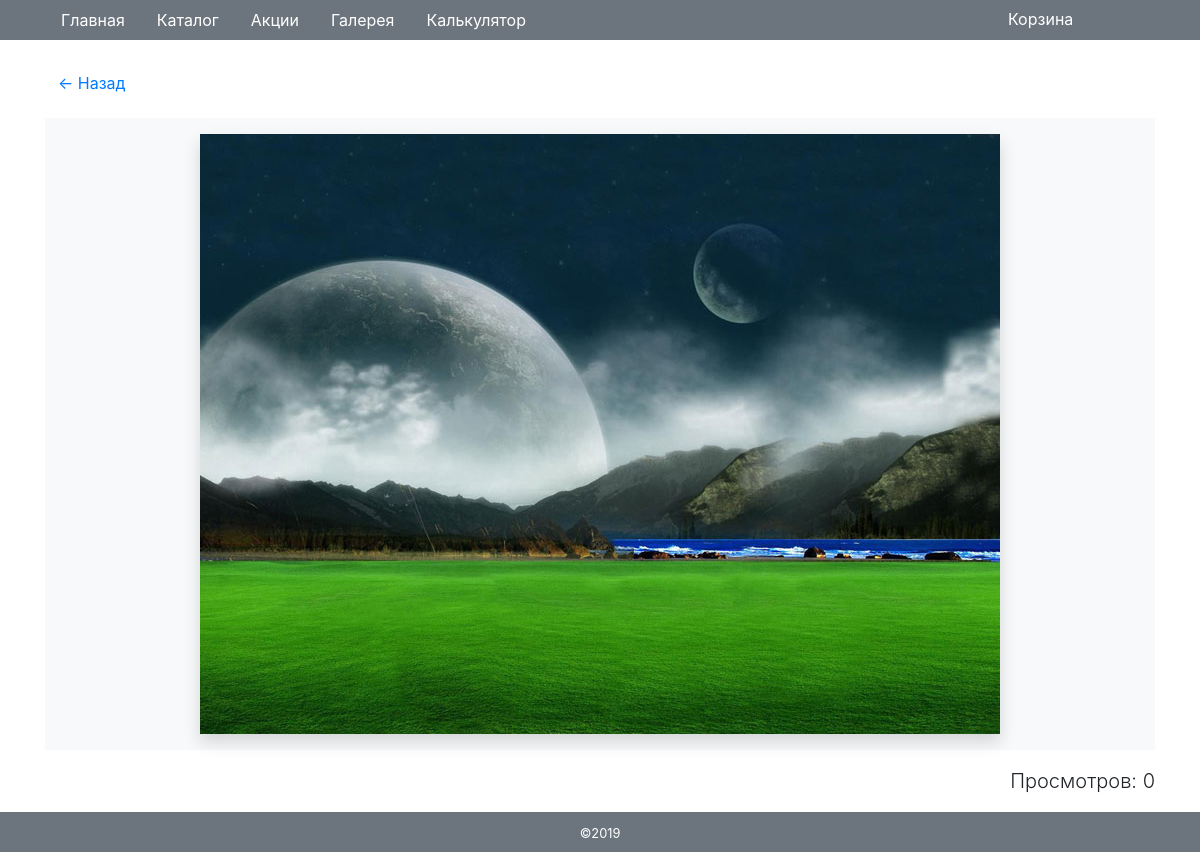
/image/2, run on an earlier commit of the app's database.
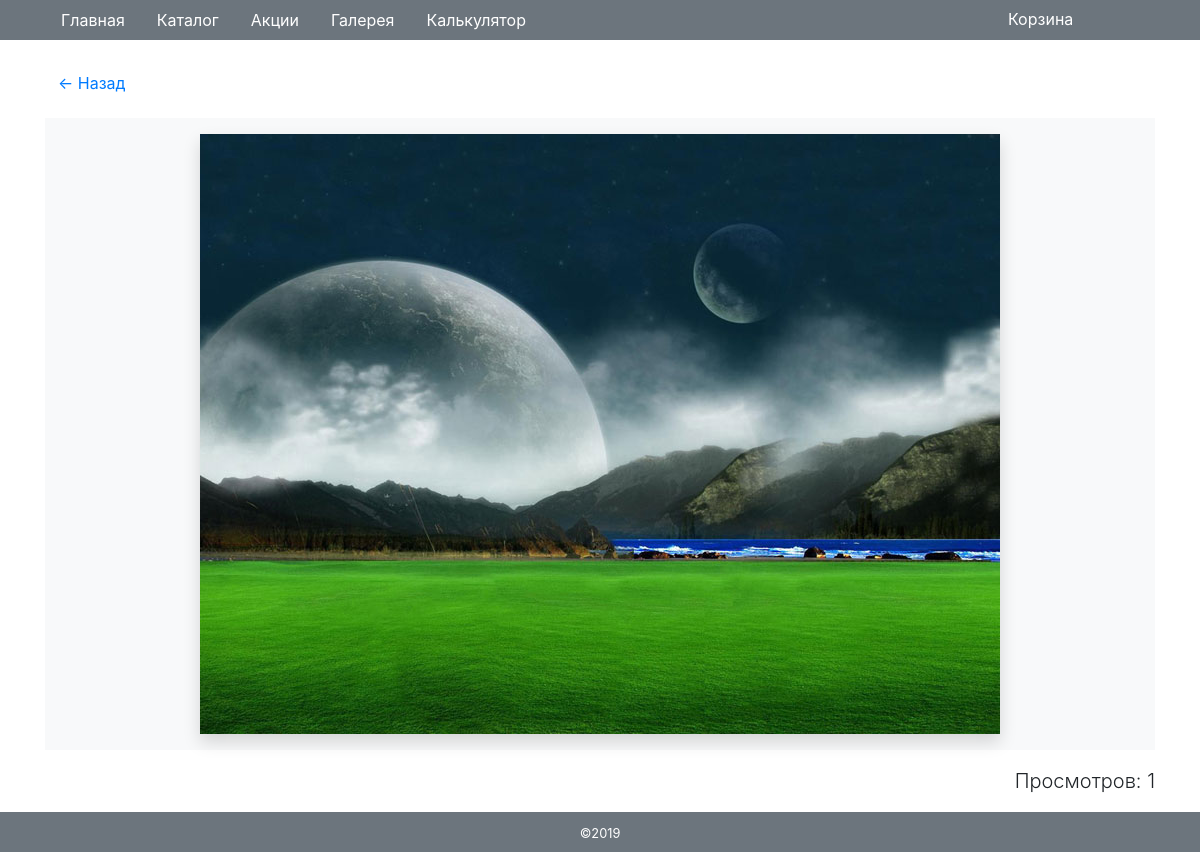
And on a later commit of the database.
### tables this page shows
CREATE TABLE `gallery` (
  `id` int(11) NOT NULL,
  `title` varchar(128) NOT NULL,
  `count` int(11) NOT NULL DEFAULT '0'
);

### engine/db.php (called while the page is built, shortened)
<?php
function getDb() {
    static $db = null;
    if (is_null($db)) {
        $db = @mysqli_connect(HOST, USER, PASS, DB) or die('Error: ' . mysqli_connect_error());
    }
    return $db;
}
function getAssocResult($sql) {
    $db = getDb();
    $result = @mysqli_query($db, $sql) or die(mysqli_error($db));
    $array_result = [];
    while ($row = mysqli_fetch_assoc($result))
        $array_result[] = $row;
    return $array_result;
}

### engine/moduleGallery.php (called while the page is built, shortened)
<?php
function getImageContent($id) {
    $id = (int)$id;
    $sql = "SELECT * FROM gallery WHERE id = {$id}";
    return takeFirstItem(getAssocResult($sql));
}

### templates/image.php (the view)
<a href="/gallery/" class="btn btn-link">&larr; Назад</a>
<div class="bg-light text-center mt-3 mb-3">
    <img src="/gallery-img/big/<?=$image;?>" class="img-fluid shadow mt-3 mb-3" />
</div>
<p class="lead text-right">Просмотров: <?=$count;?></p>

What changed in the data, as far as the page shows it:
changed gallery: count "0" → "1"
